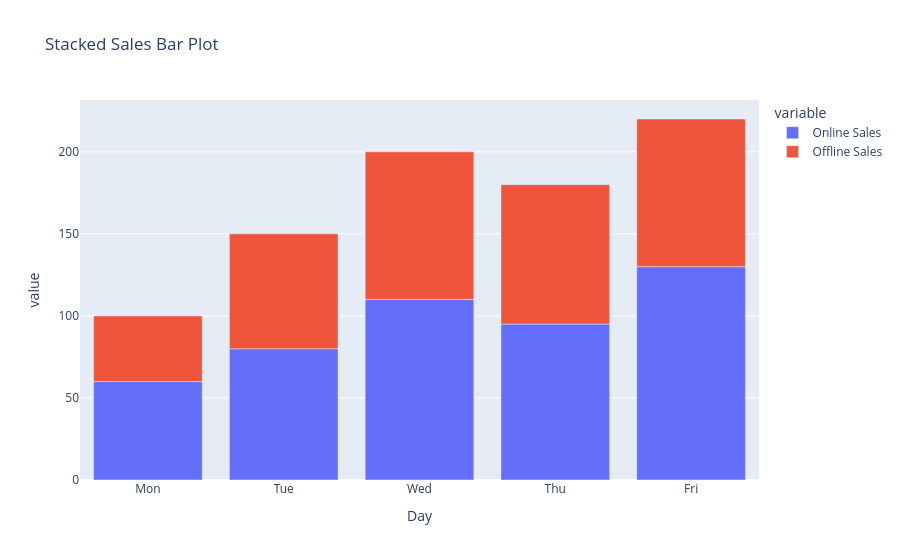

The code cell stored with this chart in its notebook:
### Markdown cell above
### Example 7: Stacked Bar Plot

### Code cell
df3 = pd.DataFrame({
    "Day": ["Mon", "Tue", "Wed", "Thu", "Fri"],
    "Online Sales": [60, 80, 110, 95, 130],
    "Offline Sales": [40, 70, 90, 85, 90]
})

fig = px.bar(
    df3,
    x="Day",
    y=["Online Sales", "Offline Sales"],
    title="Stacked Sales Bar Plot"
)
fig.show()

### Figure 1 — Plotly figure (JSON) as saved in the notebook; plotly's stock layout.template omitted (floating-point values rounded to 4 significant figures)
{"data": [{"hovertemplate": "variable=Online Sales<br>Day=%{x}<br>value=%{y}<extra></extra>", "legendgroup": "Online Sales", "marker": {"color": "#636efa", "pattern": {"shape": ""}}, "name": "Online Sales", "orientation": "v", "showlegend": true, "textposition": "auto", "type": "bar", "x": ["Mon", "Tue", "Wed", "Thu", "Fri"], "xaxis": "x", "y": [60, 80, 110, 95, 130], "yaxis": "y"}, {"hovertemplate": "variable=Offline Sales<br>Day=%{x}<br>value=%{y}<extra></extra>", "legendgroup": "Offline Sales", "marker": {"color": "#EF553B", "pattern": {"shape": ""}}, "name": "Offline Sales", "orientation": "v", "showlegend": true, "textposition": "auto", "type": "bar", "x": ["Mon", "Tue", "Wed", "Thu", "Fri"], "xaxis": "x", "y": [40, 70, 90, 85, 90], "yaxis": "y"}], "layout": {"barmode": "relative", "legend": {"title": {"text": "variable"}, "tracegroupgap": 0}, "title": {"text": "Stacked Sales Bar Plot"}, "xaxis": {"anchor": "y", "domain": [0, 1], "title": {"text": "Day"}}, "yaxis": {"anchor": "x", "domain": [0, 1], "title": {"text": "value"}}}}
